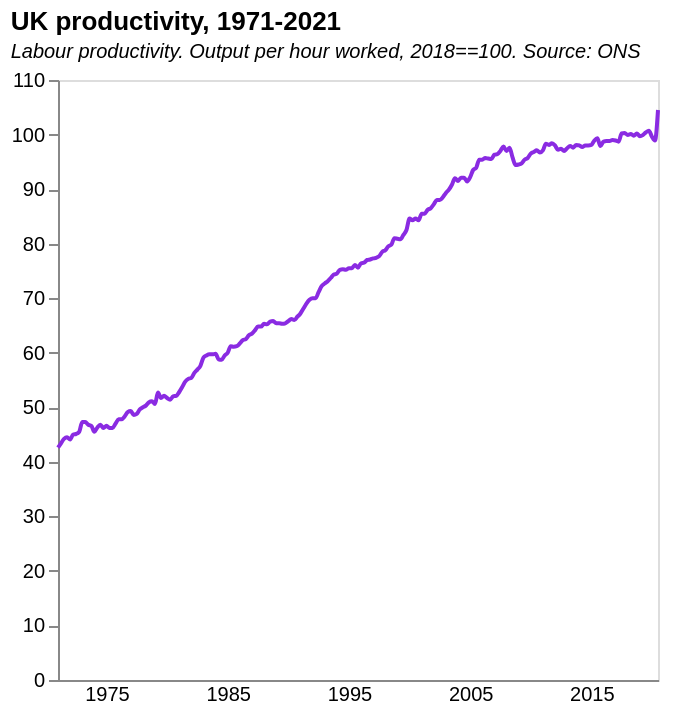

Vega-Lite specification stored for this chart:
### Vega-Lite specification from a JSON file in a GitHub repository (floating-point values rounded to 4 significant figures; data arrays with more than 128 entries replaced by an {"elided": "..."} marker saying what was removed)
{"$schema": "https://vega.github.io/schema/vega-lite/v5.json", "description": "Productivity UK", "title": {"text": "UK productivity, 1971-2021", "subtitle": "Labour productivity. Output per hour worked, 2018==100. Source: ONS", "subtitleFontStyle": "italic", "subtitleFontSize": 10, "anchor": "start", "color": "black"}, "data": {"values": {"elided": "200 records"}, "format": {"parse": {"Date": "date"}}}, "height": 300, "width": "container", "mark": {"type": "line", "point": false, "interpolate": "monotone", "color": "blueviolet"}, "encoding": {"x": {"field": "Date", "type": "temporal", "axis": {"title": null, "grid": false, "labelSeparation": 20, "ticks": false}}, "y": {"field": "Value", "type": "quantitative", "title": "", "axis": {"grid": false}}}}
